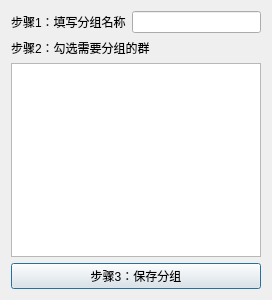
<?xml version="1.0" encoding="UTF-8"?>
<ui version="4.0">
 <class>Dialog</class>
 <widget class="QDialog" name="Dialog">
  <property name="geometry">
   <rect>
    <x>0</x>
    <y>0</y>
    <width>272</width>
    <height>300</height>
   </rect>
  </property>
  <property name="windowTitle">
   <string>Dialog</string>
  </property>
  <layout class="QGridLayout" name="gridLayout_2">
   <item row="0" column="0">
    <layout class="QGridLayout" name="gridLayout">
     <item row="0" column="0">
      <widget class="QLabel" name="label_3">
       <property name="text">
        <string>步骤1：填写分组名称</string>
       </property>
      </widget>
     </item>
     <item row="0" column="1">
      <widget class="QLineEdit" name="lineEdit">
       <property name="inputMask">
        <string/>
       </property>
      </widget>
     </item>
     <item row="1" column="0" colspan="2">
      <widget class="QLabel" name="label_4">
       <property name="text">
        <string>步骤2：勾选需要分组的群</string>
       </property>
      </widget>
     </item>
     <item row="2" column="0" colspan="2">
      <widget class="QTableView" name="tableView"/>
     </item>
     <item row="3" column="0" colspan="2">
      <widget class="QPushButton" name="pushButton">
       <property name="text">
        <string>步骤3：保存分组</string>
       </property>
      </widget>
     </item>
    </layout>
   </item>
  </layout>
 </widget>
 <resources/>
 <connections/>
</ui>
